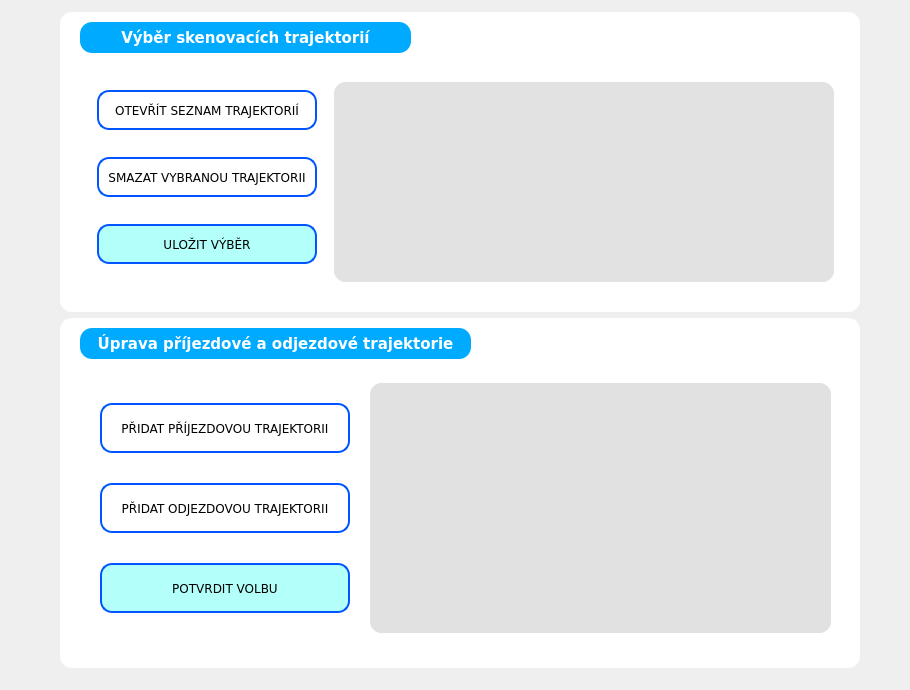
    <widget class="QWidget" name="Simulation_page">
     <widget class="QWidget" name="verticalLayoutWidget_6">
      <property name="geometry">
       <rect>
        <x>30</x>
        <y>10</y>
        <width>871</width>
        <height>671</height>
       </rect>
      </property>
      <layout class="QVBoxLayout" name="verticalLayout_6" stretch="0,0">
       <property name="spacing">
        <number>5</number>
       </property>
       <property name="leftMargin">
        <number>30</number>
       </property>
       <property name="topMargin">
        <number>1</number>
       </property>
       <property name="rightMargin">
        <number>5</number>
       </property>
       <property name="bottomMargin">
        <number>10</number>
       </property>
       <item>
        <widget class="QWidget" name="wid_sken_strategy_2" native="true">
         <property name="minimumSize">
          <size>
           <width>700</width>
           <height>250</height>
          </size>
         </property>
         <property name="maximumSize">
          <size>
           <width>800</width>
           <height>300</height>
          </size>
         </property>
         <property name="autoFillBackground">
          <bool>false</bool>
         </property>
         <property name="styleSheet">
          <string notr="true">background-color: rgb(255, 255, 255);
border-radius: 12px;
</string>
         </property>
         <widget class="QLabel" name="title_sken_strategy_2">
          <property name="geometry">
           <rect>
            <x>20</x>
            <y>10</y>
            <width>331</width>
            <height>31</height>
           </rect>
          </property>
          <property name="font">
           <font>
            <family>Verdana</family>
            <pointsize>11</pointsize>
            <bold>true</bold>
           </font>
          </property>
          <property name="styleSheet">
           <string notr="true">background-color: rgb(0, 170, 255);
color: rgb(255, 255, 255);</string>
          </property>
          <property name="text">
           <string>Výběr skenovacích trajektorií</string>
          </property>
          <property name="alignment">
           <set>Qt::AlignmentFlag::AlignCenter</set>
          </property>
         </widget>
         <widget class="QWidget" name="horizontalLayoutWidget_2">
          <property name="geometry">
           <rect>
            <x>20</x>
            <y>50</y>
            <width>761</width>
            <height>241</height>
           </rect>
          </property>
          <layout class="QHBoxLayout" name="horizontalLayout_2">
           <property name="spacing">
            <number>1</number>
           </property>
           <property name="leftMargin">
            <number>1</number>
           </property>
           <property name="topMargin">
            <number>1</number>
           </property>
           <property name="rightMargin">
            <number>1</number>
           </property>
           <property name="bottomMargin">
            <number>1</number>
           </property>
           <item>
            <layout class="QVBoxLayout" name="verticalLayout_7">
             <property name="spacing">
              <number>1</number>
             </property>
             <property name="leftMargin">
              <number>10</number>
             </property>
             <property name="topMargin">
              <number>1</number>
             </property>
             <property name="rightMargin">
              <number>10</number>
             </property>
             <property name="bottomMargin">
              <number>10</number>
             </property>
             <item>
              <widget class="QPushButton" name="create_traj_2">
               <property name="minimumSize">
                <size>
                 <width>150</width>
                 <height>40</height>
                </size>
               </property>
               <property name="maximumSize">
                <size>
                 <width>220</width>
                 <height>40</height>
                </size>
               </property>
               <property name="font">
                <font>
                 <family>Verdana</family>
                 <pointsize>9</pointsize>
                 <italic>false</italic>
                 <bold>false</bold>
                </font>
               </property>
               <property name="styleSheet">
                <string notr="true">border: 2px solid #00AEEF;
border-color: rgb(0, 85, 255);
color: rgb(0, 0, 0);</string>
               </property>
               <property name="text">
                <string>OTEVŘÍT SEZNAM TRAJEKTORIÍ</string>
               </property>
              </widget>
             </item>
             <item>
              <widget class="QPushButton" name="create_traj_3">
               <property name="minimumSize">
                <size>
                 <width>220</width>
                 <height>40</height>
                </size>
               </property>
               <property name="maximumSize">
                <size>
                 <width>220</width>
                 <height>40</height>
                </size>
               </property>
               <property name="font">
                <font>
                 <family>Verdana</family>
                 <pointsize>9</pointsize>
                 <italic>false</italic>
                 <bold>false</bold>
                </font>
               </property>
               <property name="styleSheet">
                <string notr="true">border: 2px solid #00AEEF;
border-color: rgb(0, 85, 255);
color: rgb(0, 0, 0);</string>
               </property>
               <property name="text">
                <string>SMAZAT VYBRANOU TRAJEKTORII</string>
               </property>
              </widget>
             </item>
             <item>
              <widget class="QPushButton" name="create_traj_4">
               <property name="minimumSize">
                <size>
                 <width>150</width>
                 <height>40</height>
                </size>
               </property>
               <property name="maximumSize">
                <size>
                 <width>220</width>
                 <height>40</height>
                </size>
               </property>
               <property name="font">
                <font>
                 <family>Verdana</family>
                 <pointsize>9</pointsize>
                 <italic>false</italic>
                 <bold>false</bold>
                </font>
               </property>
               <property name="styleSheet">
                <string notr="true">border: 2px solid #00AEEF;
background-color: rgb(179, 255, 250);
border-color: rgb(0, 85, 255);
color: rgb(0, 0, 0);</string>
               </property>
               <property name="text">
                <string>ULOŽIT VÝBĚR</string>
               </property>
              </widget>
             </item>
            </layout>
           </item>
           <item>
            <widget class="QScrollArea" name="scrollArea">
             <property name="minimumSize">
              <size>
               <width>400</width>
               <height>200</height>
              </size>
             </property>
             <property name="maximumSize">
              <size>
               <width>500</width>
               <height>200</height>
              </size>
             </property>
             <property name="styleSheet">
              <string notr="true">background-color: rgb(226, 226, 226);</string>
             </property>
             <property name="widgetResizable">
              <bool>true</bool>
             </property>
             <widget class="QWidget" name="scrollAreaWidgetContents">
              <property name="geometry">
               <rect>
                <x>0</x>
                <y>0</y>
                <width>500</width>
                <height>200</height>
               </rect>
              </property>
             </widget>
            </widget>
           </item>
          </layout>
         </widget>
        </widget>
       </item>
       <item>
        <widget class="QWidget" name="wid_sken_strategy_3" native="true">
         <property name="minimumSize">
          <size>
           <width>700</width>
           <height>300</height>
          </size>
         </property>
         <property name="maximumSize">
          <size>
           <width>800</width>
           <height>350</height>
          </size>
         </property>
         <property name="autoFillBackground">
          <bool>false</bool>
         </property>
         <property name="styleSheet">
          <string notr="true">background-color: rgb(255, 255, 255);
border-radius: 12px;
</string>
         </property>
         <widget class="QLabel" name="title_sken_strategy_3">
          <property name="geometry">
           <rect>
            <x>20</x>
            <y>10</y>
            <width>391</width>
            <height>31</height>
           </rect>
          </property>
          <property name="font">
           <font>
            <family>Verdana</family>
            <pointsize>11</pointsize>
            <bold>true</bold>
           </font>
          </property>
          <property name="styleSheet">
           <string notr="true">background-color: rgb(0, 170, 255);
color: rgb(255, 255, 255);</string>
          </property>
          <property name="text">
           <string>Úprava příjezdové a odjezdové trajektorie</string>
          </property>
          <property name="alignment">
           <set>Qt::AlignmentFlag::AlignCenter</set>
          </property>
         </widget>
         <widget class="QWidget" name="horizontalLayoutWidget_3">
          <property name="geometry">
           <rect>
            <x>20</x>
            <y>50</y>
            <width>761</width>
            <height>281</height>
           </rect>
          </property>
          <layout class="QHBoxLayout" name="horizontalLayout_4">
           <property name="spacing">
            <number>10</number>
           </property>
           <property name="leftMargin">
            <number>10</number>
           </property>
           <property name="topMargin">
            <number>10</number>
           </property>
           <property name="rightMargin">
            <number>10</number>
           </property>
           <property name="bottomMargin">
            <number>10</number>
           </property>
           <item>
            <layout class="QVBoxLayout" name="verticalLayout_8">
             <property name="spacing">
              <number>15</number>
             </property>
             <property name="leftMargin">
              <number>10</number>
             </property>
             <property name="topMargin">
              <number>10</number>
             </property>
             <property name="rightMargin">
              <number>10</number>
             </property>
             <property name="bottomMargin">
              <number>10</number>
             </property>
             <item>
              <widget class="QPushButton" name="create_traj_5">
               <property name="minimumSize">
                <size>
                 <width>250</width>
                 <height>50</height>
                </size>
               </property>
               <property name="maximumSize">
                <size>
                 <width>250</width>
                 <height>50</height>
                </size>
               </property>
               <property name="font">
                <font>
                 <family>Verdana</family>
                 <pointsize>9</pointsize>
                 <italic>false</italic>
                 <bold>false</bold>
                </font>
               </property>
               <property name="styleSheet">
                <string notr="true">border: 2px solid #00AEEF;
border-color: rgb(0, 85, 255);
color: rgb(0, 0, 0);</string>
               </property>
               <property name="text">
                <string>PŘIDAT PŘÍJEZDOVOU TRAJEKTORII</string>
               </property>
              </widget>
             </item>
             <item>
              <widget class="QPushButton" name="create_traj_6">
               <property name="minimumSize">
                <size>
                 <width>220</width>
                 <height>50</height>
                </size>
               </property>
               <property name="maximumSize">
                <size>
                 <width>250</width>
                 <height>50</height>
                </size>
               </property>
               <property name="font">
                <font>
                 <family>Verdana</family>
                 <pointsize>9</pointsize>
                 <italic>false</italic>
                 <bold>false</bold>
                </font>
               </property>
               <property name="styleSheet">
                <string notr="true">border: 2px solid #00AEEF;
border-color: rgb(0, 85, 255);
color: rgb(0, 0, 0);</string>
               </property>
               <property name="text">
                <string>PŘIDAT ODJEZDOVOU TRAJEKTORII</string>
               </property>
              </widget>
             </item>
             <item>
              <widget class="QPushButton" name="create_traj_7">
               <property name="minimumSize">
                <size>
                 <width>200</width>
                 <height>50</height>
                </size>
               </property>
               <property name="maximumSize">
                <size>
                 <width>250</width>
                 <height>50</height>
                </size>
               </property>
               <property name="font">
                <font>
                 <family>Verdana</family>
                 <pointsize>9</pointsize>
                 <italic>false</italic>
                 <bold>false</bold>
                </font>
               </property>
               <property name="styleSheet">
                <string notr="true">border: 2px solid #00AEEF;
background-color: rgb(179, 255, 250);
border-color: rgb(0, 85, 255);
color: rgb(0, 0, 0);</string>
               </property>
               <property name="text">
                <string>POTVRDIT VOLBU</string>
               </property>
              </widget>
             </item>
            </layout>
           </item>
           <item>
            <widget class="QScrollArea" name="scrollArea_2">
             <property name="minimumSize">
              <size>
               <width>400</width>
               <height>250</height>
              </size>
             </property>
             <property name="maximumSize">
              <size>
               <width>500</width>
               <height>250</height>
              </size>
             </property>
             <property name="styleSheet">
              <string notr="true">background-color: rgb(225, 225, 225);</string>
             </property>
             <property name="widgetResizable">
              <bool>true</bool>
             </property>
             <widget class="QWidget" name="scrollAreaWidgetContents_2">
              <property name="geometry">
               <rect>
                <x>0</x>
                <y>0</y>
                <width>461</width>
                <height>250</height>
               </rect>
              </property>
             </widget>
            </widget>
           </item>
          </layout>
         </widget>
        </widget>
       </item>
      </layout>
     </widget>
    </widget>
